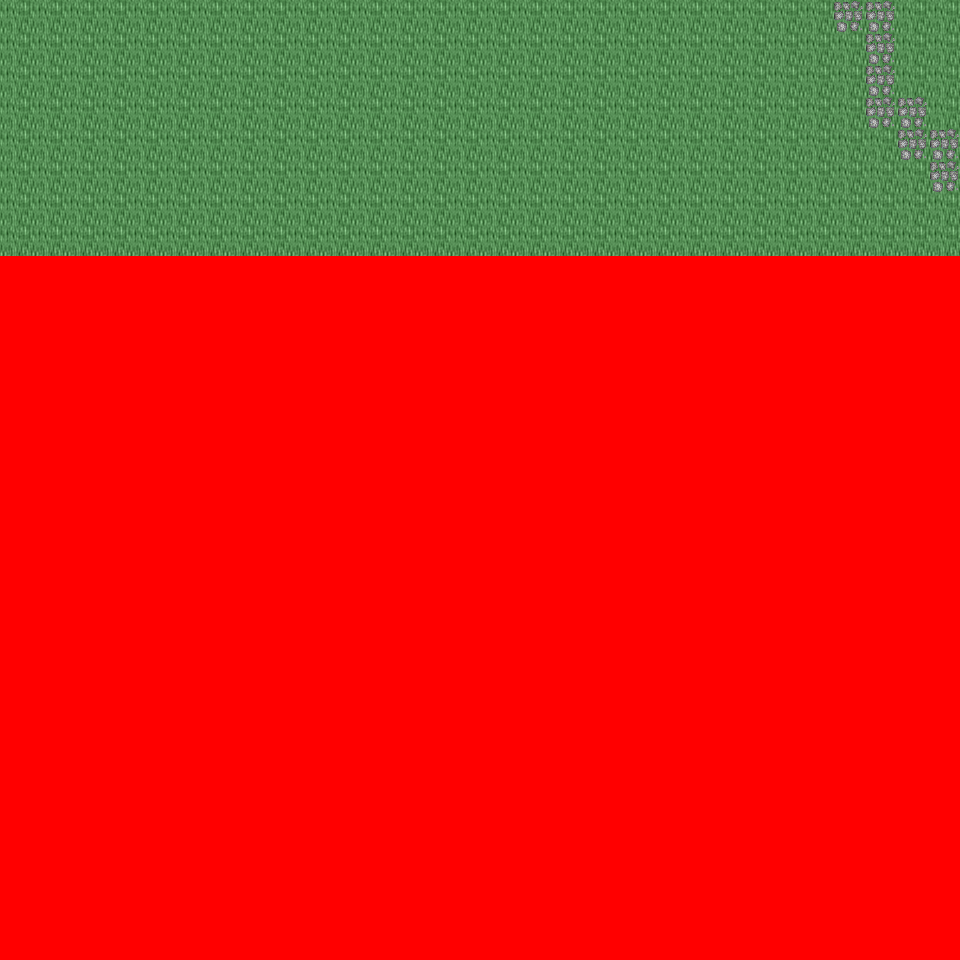

Rendered tile map (Tiled .tmx) drawn with the repository's tilesets; below, a short description and the map source with its tile grids summarised:
An orthogonal 30x30 tile map with 32x32 px tiles, 6 tile layers (Ground, Object, Object2, Above, ...), 41 tilesets and 3 objects (3x mapchange).

<map version="1.0" orientation="orthogonal" renderorder="right-down" width="30" height="30" tilewidth="32" tileheight="32" nextobjectid="4">
  <tileset firstgid="1" name="tileset_logic_collision" tilewidth="32" tileheight="32" tilecount="1" columns="1">
    <image source="../drawable/tileset_logic_collision.png" width="32" height="32" />
  </tileset>
  <tileset firstgid="2" name="tileset_ground_ground" tilewidth="32" tileheight="32" tilecount="33" columns="3">
    <image source="../drawable/tileset_ground_ground.png" width="96" height="352" />
  </tileset>
  <tileset firstgid="35" name="tileset_building_castle" tilewidth="32" tileheight="32" tilecount="320" columns="20">
    <image source="../drawable/tileset_building_castle.png" width="640" height="512" />
  </tileset>
  <tileset firstgid="355" name="tileset_item_weapon_cannon" tilewidth="32" tileheight="32" tilecount="12" columns="3">
    <image source="../drawable/tileset_item_weapon_cannon.png" width="96" height="128" />
  </tileset>
  <tileset firstgid="367" name="tileset_item_pot_barrels_1" tilewidth="32" tileheight="32" tilecount="8" columns="4">
    <image source="../drawable/tileset_item_pot_barrels_1.png" width="128" height="64" />
  </tileset>
  <tileset firstgid="375" name="tileset_ground_grass_edges" tilewidth="32" tileheight="32" tilecount="36" columns="12">
    <image source="../drawable/tileset_ground_grass_edges.png" width="384" height="96" />
  </tileset>
  <tileset firstgid="411" name="tileset_ground_grass_corners" tilewidth="32" tileheight="32" tilecount="24" columns="6">
    <image source="../drawable/tileset_ground_grass_corners.png" width="192" height="128" />
  </tileset>
  <tileset firstgid="435" name="tileset_plant_vine" tilewidth="32" tileheight="32" tilecount="3" columns="1">
    <image source="../drawable/tileset_plant_vine.png" width="32" height="96" />
  </tileset>
  <tileset firstgid="438" name="tileset_ground_water_pool" tilewidth="32" tileheight="32" tilecount="72" columns="3">
    <image source="../drawable/tileset_ground_water_pool.png" width="96" height="768" />
  </tileset>
  <tileset firstgid="510" name="tileset_ground_earth_edges" tilewidth="32" tileheight="32" tilecount="18" columns="6">
    <image source="../drawable/tileset_ground_earth_edges.png" width="192" height="96" />
  </tileset>
  <tileset firstgid="528" name="tileset_building_decoration_chimney" tilewidth="32" tileheight="32" tilecount="2" columns="1">
    <image source="../drawable/tileset_building_decoration_chimney.png" width="32" height="64" />
  </tileset>
  <tileset firstgid="530" name="tileset_building_decoration_chimney_big" tilewidth="32" tileheight="32" tilecount="2" columns="1">
    <image source="../drawable/tileset_building_decoration_chimney_big.png" width="32" height="64" />
  </tileset>
  <tileset firstgid="532" name="tileset_plant_tree_fall_trees" tilewidth="32" tileheight="32" tilecount="40" columns="8">
    <image source="../drawable/tileset_plant_tree_fall_trees.png" width="256" height="160" />
  </tileset>
  <tileset firstgid="572" name="tileset_plant_tree_chestnut_tree" tilewidth="32" tileheight="32" tilecount="20" columns="4">
    <image source="../drawable/tileset_plant_tree_chestnut_tree.png" width="128" height="160" />
  </tileset>
  <tileset firstgid="592" name="tileset_plant_bush_hedge" tilewidth="32" tileheight="32" tilecount="35" columns="5">
    <image source="../drawable/tileset_plant_bush_hedge.png" width="160" height="224" />
  </tileset>
  <tileset firstgid="627" name="tileset_item_statue_gazingball_statue" tilewidth="32" tileheight="32" tilecount="12" columns="3">
    <image source="../drawable/tileset_item_statue_gazingball_statue.png" width="96" height="128" />
  </tileset>
  <tileset firstgid="639" name="tileset_plant_flower_red_blue_clusters" tilewidth="32" tileheight="32" tilecount="4" columns="1">
    <image source="../drawable/tileset_plant_flower_red_blue_clusters.png" width="32" height="128" />
  </tileset>
  <tileset firstgid="643" name="tileset_ground_cobbled_paving" tilewidth="32" tileheight="32" tilecount="1" columns="1">
    <image source="../drawable/tileset_ground_cobbled_paving.png" width="32" height="32" />
  </tileset>
  <tileset firstgid="644" name="tileset_furniture_light_lamp_blue" tilewidth="32" tileheight="32" tilecount="3" columns="1">
    <image source="../drawable/tileset_furniture_light_lamp_blue.png" width="32" height="96" />
  </tileset>
  <tileset firstgid="647" name="tileset_plant_leaves" tilewidth="32" tileheight="32" tilecount="8" columns="4">
    <image source="../drawable/tileset_plant_leaves.png" width="128" height="64" />
  </tileset>
  <tileset firstgid="655" name="tileset_plant_flower_flowers_mixed" tilewidth="32" tileheight="32" tilecount="16" columns="4">
    <image source="../drawable/tileset_plant_flower_flowers_mixed.png" width="128" height="128" />
  </tileset>
  <tileset firstgid="671" name="tileset_plant_bush_large_green" tilewidth="32" tileheight="32" tilecount="9" columns="3">
    <image source="../drawable/tileset_plant_bush_large_green.png" width="96" height="96" />
  </tileset>
  <tileset firstgid="680" name="tileset_plant_bush_hosta" tilewidth="32" tileheight="32" tilecount="9" columns="3">
    <image source="../drawable/tileset_plant_bush_hosta.png" width="96" height="96" />
  </tileset>
  <tileset firstgid="689" name="tileset_item_statue_fairypool" tilewidth="32" tileheight="32" tilecount="16" columns="2">
    <image source="../drawable/tileset_item_statue_fairypool.png" width="64" height="256" />
  </tileset>
  <tileset firstgid="705" name="tileset_item_statue_grey_stone" tilewidth="32" tileheight="32" tilecount="4" columns="2">
    <image source="../drawable/tileset_item_statue_grey_stone.png" width="64" height="64" />
  </tileset>
  <tileset firstgid="709" name="tileset_item_statue_plants_potted_stone" tilewidth="32" tileheight="32" tilecount="6" columns="3">
    <image source="../drawable/tileset_item_statue_plants_potted_stone.png" width="96" height="64" />
  </tileset>
  <tileset firstgid="715" name="tileset_plant_flower_daisy_blue" tilewidth="32" tileheight="32" tilecount="8" columns="2">
    <image source="../drawable/tileset_plant_flower_daisy_blue.png" width="64" height="128" />
  </tileset>
  <tileset firstgid="723" name="tileset_plant_flower_daisy_red" tilewidth="32" tileheight="32" tilecount="8" columns="2">
    <image source="../drawable/tileset_plant_flower_daisy_red.png" width="64" height="128" />
  </tileset>
  <tileset firstgid="731" name="tileset_plant_flower_daisy_white" tilewidth="32" tileheight="32" tilecount="8" columns="2">
    <image source="../drawable/tileset_plant_flower_daisy_white.png" width="64" height="128" />
  </tileset>
  <tileset firstgid="739" name="tileset_plant_flower_daisy_yellow" tilewidth="32" tileheight="32" tilecount="8" columns="2">
    <image source="../drawable/tileset_plant_flower_daisy_yellow.png" width="64" height="128" />
  </tileset>
  <tileset firstgid="747" name="tileset_furniture_chair_bench_white" tilewidth="32" tileheight="32" tilecount="8" columns="2">
    <image source="../drawable/tileset_furniture_chair_bench_white.png" width="64" height="128" />
  </tileset>
  <tileset firstgid="755" name="tileset_plant_bush_bricked_bushes" tilewidth="32" tileheight="32" tilecount="6" columns="2">
    <image source="../drawable/tileset_plant_bush_bricked_bushes.png" width="64" height="96" />
  </tileset>
  <tileset firstgid="761" name="tileset_plant_stump_small_stump" tilewidth="32" tileheight="32" tilecount="4" columns="2">
    <image source="../drawable/tileset_plant_stump_small_stump.png" width="64" height="64" />
  </tileset>
  <tileset firstgid="765" name="tileset_item_firewood" tilewidth="32" tileheight="32" tilecount="12" columns="3">
    <image source="../drawable/tileset_item_firewood.png" width="96" height="128" />
  </tileset>
  <tileset firstgid="777" name="tileset_item_campfires" tilewidth="32" tileheight="32" tilecount="2" columns="2">
    <image source="../drawable/tileset_item_campfires.png" width="64" height="32" />
  </tileset>
  <tileset firstgid="779" name="tileset_building_wall_int_sandstone" tilewidth="32" tileheight="32" tilecount="15" columns="3">
    <image source="../drawable/tileset_building_wall_int_sandstone.png" width="96" height="160" />
  </tileset>
  <tileset firstgid="794" name="tileset_ground_ground_3" tilewidth="32" tileheight="32" tilecount="5" columns="5">
    <image source="../drawable/tileset_ground_ground_3.png" width="160" height="32" />
  </tileset>
  <tileset firstgid="799" name="tileset_building_cottage" tilewidth="32" tileheight="32" tilecount="256" columns="16">
    <image source="../drawable/tileset_building_cottage.png" width="512" height="512" />
  </tileset>
  <tileset firstgid="1055" name="tileset_building_roof_thatched_roof" tilewidth="32" tileheight="32" tilecount="256" columns="16">
    <image source="../drawable/tileset_building_roof_thatched_roof.png" width="512" height="512" />
  </tileset>
  <tileset firstgid="1311" name="tileset_building_door_doors" tilewidth="32" tileheight="32" tilecount="256" columns="16">
    <image source="../drawable/tileset_building_door_doors.png" width="512" height="512" />
  </tileset>
  <tileset firstgid="1567" name="tileset_building_window_windows" tilewidth="32" tileheight="32" tilecount="256" columns="16">
    <image source="../drawable/tileset_building_window_windows.png" width="512" height="512" />
  </tileset>
  <layer name="Ground" width="30" height="30">
    <data>[900 cells, 240 non-empty, 1 distinct tile ids]</data>
  </layer>
  <layer name="Object" width="30" height="30">
    <data>[900 cells, 9 non-empty, 1 distinct tile ids]</data>
  </layer>
  <layer name="Object2" width="30" height="30">
    <data>[900 cells, 0 non-empty, 0 distinct tile ids]</data>
  </layer>
  <layer name="Above" width="30" height="30">
    <data>[900 cells, 0 non-empty, 0 distinct tile ids]</data>
  </layer>
  <layer name="Above2" width="30" height="30">
    <data>[900 cells, 0 non-empty, 0 distinct tile ids]</data>
  </layer>
  <layer name="Walkable" width="30" height="30">
    <data>[900 cells, 660 non-empty, 1 distinct tile ids]</data>
  </layer>
  <objectgroup name="MapEvents">
    <object id="1" name="north" type="mapchange" x="0" y="0" width="960" height="32">
      <properties>
        <property name="map" value="0_ados_mountain_n2_w2_x1_y3" />
        <property name="place" value="south" />
      </properties>
    </object>
    <object id="2" name="west" type="mapchange" x="0" y="0" width="32" height="256">
      <properties>
        <property name="map" value="0_ados_mountain_n2_w2_x0_y4" />
        <property name="place" value="east" />
      </properties>
    </object>
    <object id="3" name="east" type="mapchange" x="928" y="0" width="32" height="256">
      <properties>
        <property name="map" value="0_ados_mountain_n2_w2_x2_y4" />
        <property name="place" value="west" />
      </properties>
    </object>
  </objectgroup>
</map>
